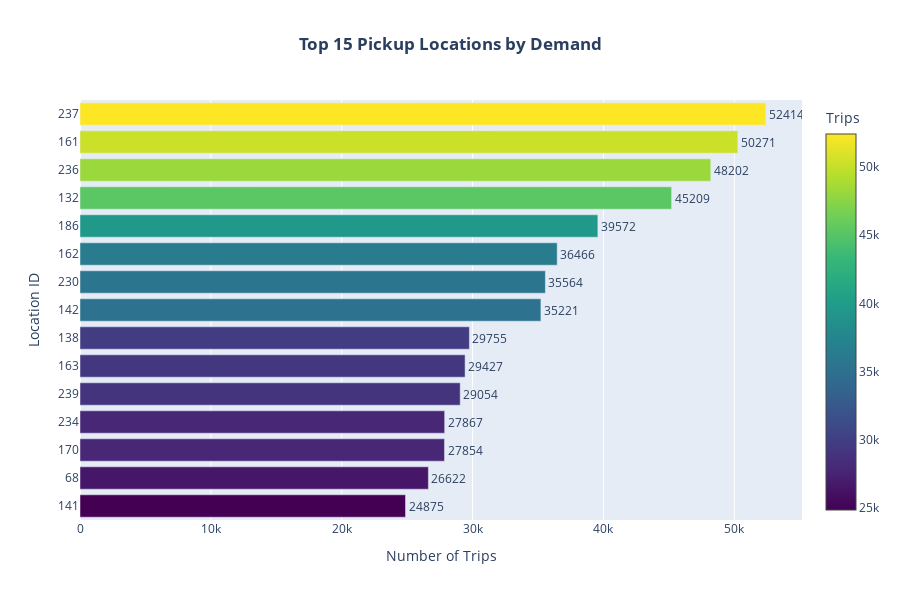

This figure's notebook cell:
### Markdown cell above
## Location-Based Demand

**Finding:** Identify top pickup zones to prioritize vehicle positioning in high-demand areas.

### Code cell
# Top Pickup Locations
top_zones = df.group_by("pickup_location_id").len().sort("len", descending=True).head(15).to_pandas()

fig = go.Figure()
fig.add_trace(go.Bar(
    y=top_zones['pickup_location_id'].astype(str),
    x=top_zones['len'],
    orientation='h',
    marker=dict(color=top_zones['len'], colorscale='Viridis', showscale=True,
                colorbar=dict(title='Trips')),
    text=top_zones['len'],
    textposition='outside',
    hovertemplate='<b>Zone ID:</b> %{y}<br><b>Trips:</b> %{x:,}<extra></extra>'
))

fig.update_layout(
    title=dict(text='<b>Top 15 Pickup Locations by Demand</b>', x=0.5, xanchor='center'),
    xaxis_title='Number of Trips',
    yaxis_title='Location ID',
    height=600,
    showlegend=False,
    yaxis=dict(autorange='reversed')
)
fig.show()

print(f"\n📍 Hottest zone: ID {top_zones.iloc[0]['pickup_location_id']} with {top_zones.iloc[0]['len']:,} pickups")

### Figure 1 — Plotly figure (JSON) as saved in the notebook; plotly's stock layout.template omitted (floating-point values rounded to 4 significant figures)
{"data": [{"hovertemplate": "<b>Zone ID:</b> %{y}<br><b>Trips:</b> %{x:,}<extra></extra>", "marker": {"color": [52414, 50271, 48202, 45209, 39572, 36466, 35564, 35221, 29755, 29427, 29054, 27867, 27854, 26622, 24875], "colorbar": {"title": {"text": "Trips"}}, "colorscale": [[0, "#440154"], [0.1111, "#482878"], [0.2222, "#3e4989"], [0.3333, "#31688e"], [0.4444, "#26828e"], [0.5556, "#1f9e89"], [0.6667, "#35b779"], [0.7778, "#6ece58"], [0.8889, "#b5de2b"], [1, "#fde725"]], "showscale": true}, "orientation": "h", "text": [52410.0, 50270.0, 48200.0, 45210.0, 39570.0, 36470.0, 35560.0, 35220.0, 29760.0, 29430.0, 29050.0, 27870.0, 27850.0, 26620.0, 24880.0], "textposition": "outside", "type": "bar", "x": [52414, 50271, 48202, 45209, 39572, 36466, 35564, 35221, 29755, 29427, 29054, 27867, 27854, 26622, 24875], "y": ["237", "161", "236", "132", "186", "162", "230", "142", "138", "163", "239", "234", "170", "68", "141"]}], "layout": {"height": 600, "showlegend": false, "title": {"text": "<b>Top 15 Pickup Locations by Demand</b>", "x": 0.5, "xanchor": "center"}, "xaxis": {"title": {"text": "Number of Trips"}}, "yaxis": {"autorange": "reversed", "title": {"text": "Location ID"}}}}
